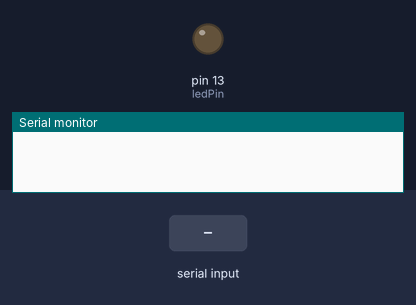
A sketch run on a simulated Arduino Uno, built with avr-gcc and run on an emulated ATmega328P. On the bench: output pins drawn as LEDs (lit = HIGH), the last lines printed to the serial monitor. Dashed ring = blinking. The test bench sets the inputs (shaded band).

Above: at 1.2 s.
1.3 s: "START\n" received over Serial
At 1.7 s:
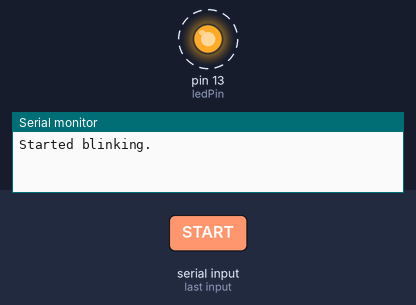
4.3 s: "STOP\n" received over Serial
At 5.0 s:
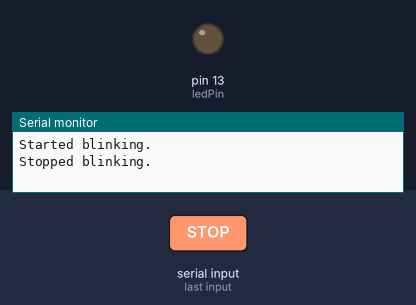
Timing chart, 0 to 7.3 s (numbered marks = the images above; inputs shaded):
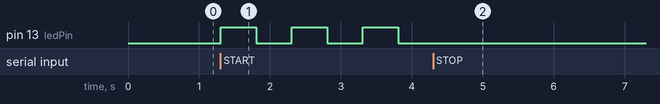

Measured:
- after the input at 1.3 s, pin 13 (ledPin): alternates HIGH for 0.50 s and LOW for 0.50 s, starting at once
- after the input at 4.3 s, pin 13 (ledPin): stops changing and stays LOW

The sketch:

hil_demo.ino
```cpp
const int ledPin = 13;
bool blinking = false;

void setup() {
  Serial.begin(9600);
  pinMode(ledPin, OUTPUT);
}

void loop() {
  if (Serial.available() > 0) {
    String command = Serial.readStringUntil('\n');
    command.trim();

    if (command.equalsIgnoreCase("START")) {
      blinking = true;
      Serial.println("Started blinking.");
    } else if (command.equalsIgnoreCase("STOP")) {
      blinking = false;
      digitalWrite(ledPin, LOW);
      Serial.println("Stopped blinking.");
    } else if (command.equalsIgnoreCase("STATUS")) {
      Serial.print("Status: LED is ");
      Serial.println(blinking ? "ON" : "OFF");
    } else if (command.equalsIgnoreCase("MEASURE_VOLTAGE")) {
      int raw = analogRead(A0);
      float voltage = raw * (5.0 / 1023.0);
      Serial.print("Voltage A0: ");
      Serial.println(voltage, 2);
    } else {
      Serial.print("Unknown command: ");
      Serial.println(command);
    }
  }

  if (blinking) {
    digitalWrite(ledPin, HIGH);
    delay(500);
    digitalWrite(ledPin, LOW);
    delay(500);
  }
}
```
